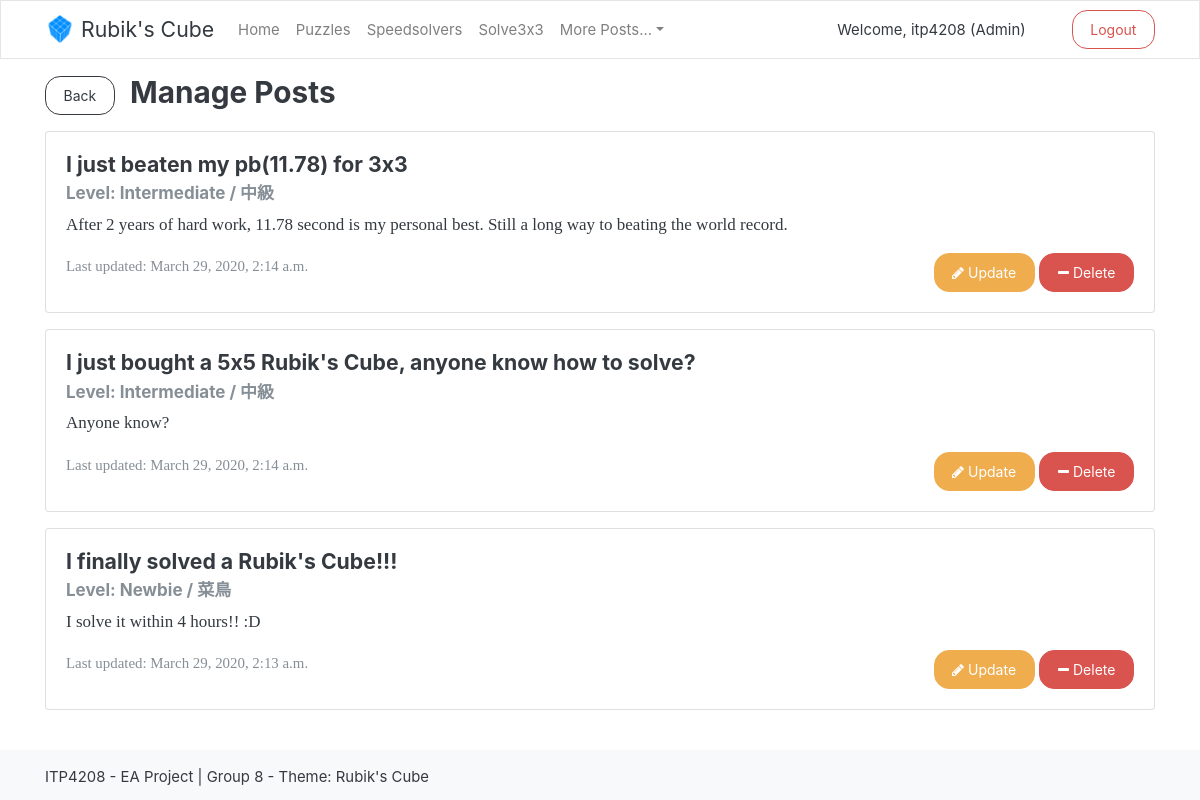
The app's page /post/manage/ (signed in) with its own data.
### myapp/models.py (models this page shows, shortened)
class ModelPost(models.Model):
    title = models.CharField(max_length=150)
    level = models.ForeignKey(ModelLevel, on_delete=models.CASCADE)
    content = models.TextField()
    created = models.DateTimeField(auto_now_add=True)
    updated = models.DateTimeField(auto_now=True)
    class Meta:
        pass

class ModelLevel(models.Model):
    level = models.CharField(max_length=150, null=False, blank=False)
    def __str__(self):
        return self.level

### myapp/views.py (the view)
# urls.py: path('', ViewModelPost.as_view(template_name='home.html'), name='home'),                                    # (3) list post
class ViewModelPost(ListView):
    queryset = ModelPost.objects.all()

### myapp/templates/models/post/manage.html (shortened to what this page needs)
{% extends "layout/app.html" %}
{% block content %}
<div class="container">
    <h3 class="pt-3 mb-3">
        <a class="btn btn-outline-dark mr-2" href="{% url 'home' %}">Back</a>
        Manage Posts
    </h3>
    {% if request.user.is_authenticated and request.user.is_staff %}
        {% if object_list %}
            {% for post in object_list reversed %}
                <div class="card mb-3">
                    <div class="card-body">
                        <h5 class="card-title">{{ post.title }}</h5>
                        <h6 class="card-subtitle mb-2 text-muted">Level: {{ post.level }}</h6>
                        <p class="card-text">{{ post.content }}</p>
                        <div class="row">
                            <div class="col-sm">
                                <p class="card-text"><small class="text-muted">Last updated: {{ post.updated }}</small></p>
                            </div>
                            <div class="col-auto">
                                <a class="btn btn-warning" href="{% url 'post_update' post.id %}"><i class="fa fa-pencil" aria-hidden="true"></i> Update</a>
                                <a class="btn btn-danger" href="{% url 'post_delete' post.id %}"><i class="fa fa-minus" aria-hidden="true"></i> Delete</a>
                            </div>
                        </div>
                    </div>
                </div>
            {% endfor %}
        {% endif %}
    {% else %}
        No permission
    {% endif %}
</div>
{% endblock content %}

### myapp/templates/includes/navbar.html (shortened to what this page needs)
{% load static %}
<nav class="navbar navbar-expand-lg navbar-light bg-light sticky-top">
    <div class="container">
        <a class="navbar-brand" href="{% url 'home' %}">
            <img src="{% static "myapp/favicon/favicon-32x32.png" %}" width="30" height="30" class="d-inline-block align-top" alt="Rubik's cube favicon">
            Rubik's Cube
        </a>
        <div class="collapse navbar-collapse" id="navbar">
            <ul class="navbar-nav mr-auto">
                {% url 'home' as home %}
                <li class="nav-item{% if request.path == home %} active{% endif %}">
                    <a class="nav-link" href="{{ home }}">Home</a>
                </li>
                {% url 'puzzles' as puzzles %}
                <li class="nav-item{% if request.path == puzzles %} active{% endif %}">
                    <a class="nav-link" href="{{ puzzles }}">Puzzles</a>
                </li>
                {% url 'speedsolvers' as speedsolvers %}
                <li class="nav-item{% if request.path == speedsolvers %} active{% endif %}">
                    <a class="nav-link" href="{{ speedsolvers }}">Speedsolvers</a>
                </li>
                {% url 'solve_cube' as solve_cube %}
                <li class="nav-item{% if request.path == solve_cube %} active{% endif %}">
                    <a class="nav-link" href="{{ solve_cube }}">Solve3x3</a>
                </li>
                <li class="nav-item dropdown">
                    <a class="nav-link dropdown-toggle" href="#" id="nav-dropdown" data-toggle="dropdown" aria-haspopup="true" aria-expanded="false">More Posts...</a>
                </li>
            </ul>
            {% if request.user.is_authenticated %}
                <div class="row">
                    <div class="col my-auto">
                        <span class="mr-3">
                            Welcome, {{ request.user }}
                            {% if request.user.is_staff %}
                            (Admin)
                            {% endif %}
                        </span>
                    </div>
                    <div class="col-auto">
                        <a class="btn btn-outline-danger" href="{% url 'logout' %}">Logout</a>
                    </div>
                </div>
            {% else %}
                <a class="btn btn-outline-primary mr-2" href="{% url 'login' %}" role="button">Login</a>
                <a class="btn btn-primary" href="{% url 'register' %}" role="button">Register</a>
            {% endif %}
        </div>
    </div>
</nav>

### myapp/static/myapp/css/style.css (style rules this page uses)
html { height:100%; }
body { min-height: 100%; position: relative; }
body { position: relative; }
body::after { content: ''; display: block; height: 50px; }

### records on screen
ModelPost: title "I just beaten my pb(11.78) for 3x3", level "Intermediate / 中級", content "After 2 years of hard work, 11.78 second is my personal best. Still a long way to beating the world record.", updated "March 29, 2020, 2:14 a.m."
ModelPost: title "I just bought a 5x5 Rubik's Cube, anyone know how to solve?", level "Intermediate / 中級", content "Anyone know?", updated "March 29, 2020, 2:14 a.m."
ModelPost: title "I finally solved a Rubik's Cube!!!", level "Newbie / 菜鳥", content "I solve it within 4 hours!! :D", updated "March 29, 2020, 2:13 a.m."

### other values on screen
{{ request.user }} "itp4208"
